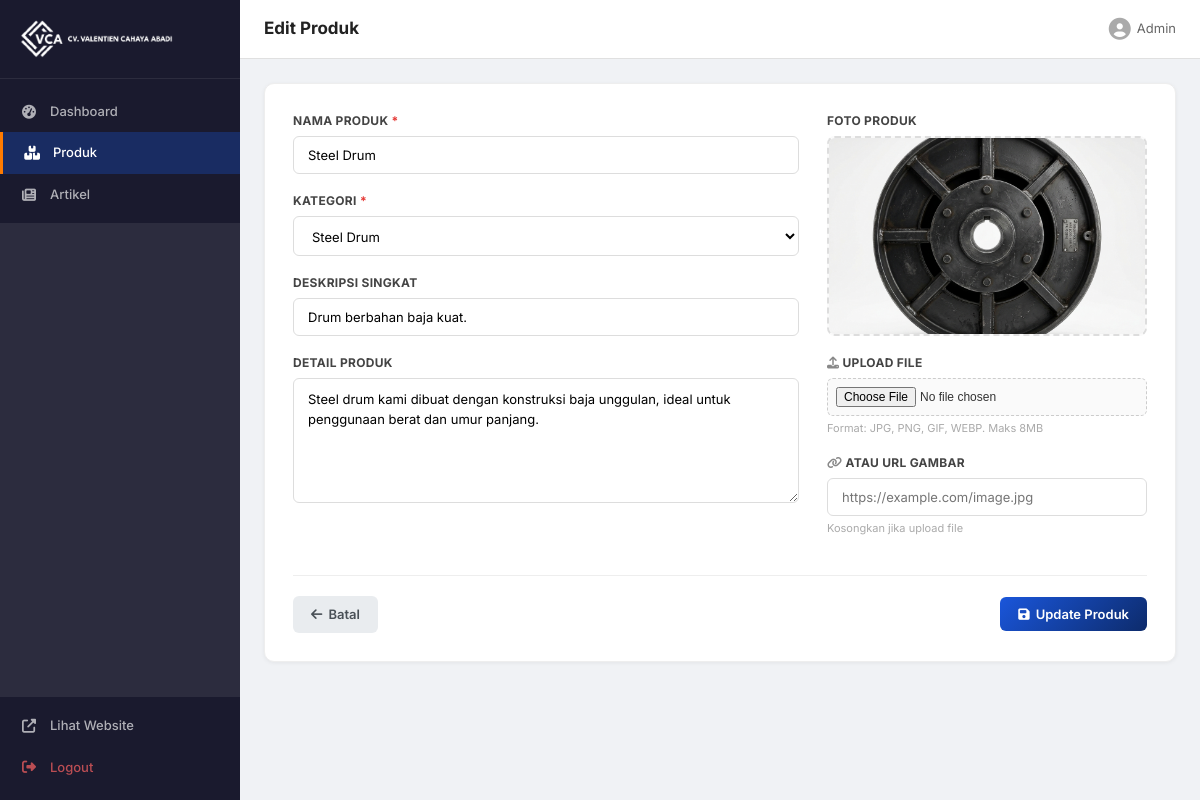
/admin/products/edit/1 (signed in), run on the app's committed database.
### tables this page shows
CREATE TABLE products (
            id          INTEGER PRIMARY KEY AUTOINCREMENT,
            name        TEXT    NOT NULL,
            category    TEXT    NOT NULL,
            description TEXT,
            detail      TEXT,
            image       TEXT,
            created_at  TIMESTAMP DEFAULT CURRENT_TIMESTAMP,
            FOREIGN KEY (category) REFERENCES categories(slug)
        );

### app.py (the view, shortened to what this page needs)
@app.route("/admin/products/edit/<int:product_id>", methods=["GET", "POST"])
@login_required
def admin_product_edit(product_id):
    db = get_db()
    product = db.execute("SELECT * FROM products WHERE id = ?", (product_id,)).fetchone()
    categories = db.execute("SELECT * FROM categories ORDER BY id").fetchall()
    if not product:
        flash("Produk tidak ditemukan.", "error")
        return redirect(url_for("admin_products"))
    return render_template("admin/product_form.html", categories=categories, product=product)

### app.py (called while the page is built)
def get_db():
    if "db" not in g:
        g.db = sqlite3.connect(DATABASE)
        g.db.row_factory = sqlite3.Row
    return g.db

def login_required(f):
    @wraps(f)
    def decorated(*args, **kwargs):
        if not session.get("admin_logged_in"):
            flash("Silakan login terlebih dahulu.", "warning")
            return redirect(url_for("admin_login"))
        return f(*args, **kwargs)
    return decorated

### templates/admin/product_form.html (shortened to what this page needs)
{% extends "admin/base.html" %}
{% block page_title %}{{ 'Edit Produk' if product else 'Tambah Produk Baru' }}{% endblock %}
{% block content %}
<div class="form-container">
    <form method="POST" enctype="multipart/form-data"
          action="{{ url_for('admin_product_edit', product_id=product.id) if product else url_for('admin_product_add') }}">
        <div class="form-grid">
            <div class="form-left">
                <div class="form-group">
                    <label for="name">Nama Produk <span class="required">*</span></label>
                    <input type="text" id="name" name="name" value="{{ product.name if product else '' }}" required
                           placeholder="Contoh: Haspel Kayu Standar">
                </div>
                <div class="form-group">
                    <label for="category">Kategori <span class="required">*</span></label>
                    <select id="category" name="category" required>
                        {% for cat in categories %}
                        <option value="{{ cat.slug }}" {{ 'selected' if product and product.category == cat.slug else '' }}>
                            {{ cat.name }}
                        </option>
                        {% endfor %}
                    </select>
                </div>
                <div class="form-group">
                    <label for="description">Deskripsi Singkat</label>
                    <input type="text" id="description" name="description"
                           value="{{ product.description if product else '' }}"
                           placeholder="Contoh: Ukuran: 120cm x 80cm | Bahan: Kayu Keras">
                </div>
                <div class="form-group">
                    <label for="detail">Detail Produk</label>
                    <textarea id="detail" name="detail" rows="5"
                              placeholder="Tulis deskripsi lengkap produk...">{{ product.detail if product else '' }}</textarea>
                </div>
            </div>
            <div class="form-right">
                <div class="form-group">
                    <label>Foto Produk</label>
                    <div class="image-preview" id="image-preview">
                        {% if product and product.image %}
                            {% if product.image.startswith('uploads/') %}
                            <img src="{{ url_for('static', filename=product.image) }}" alt="Preview" id="preview-img">
                            {% else %}
                            <img src="{{ product.image }}" alt="Preview" id="preview-img">
                            {% endif %}
                        {% else %}
                        <div class="preview-placeholder" id="preview-placeholder">
                            <i class="fas fa-cloud-upload-alt"></i>
                            <p>Upload foto produk</p>
                        </div>
                        {% endif %}
                    </div>
                </div>
                <div class="form-group">
                    <label for="image_file"><i class="fas fa-upload"></i> Upload File</label>
                    <input type="file" id="image_file" name="image_file" accept="image/*" onchange="previewFile(this)">
                    <small class="form-hint">Format: JPG, PNG, GIF, WEBP. Maks 8MB</small>
                </div>
                <div class="form-group">
                    <label for="image_url"><i class="fas fa-link"></i> Atau URL Gambar</label>
                    <input type="text" id="image_url" name="image_url"
                           value="{{ product.image if product and product.image and not product.image.startswith('uploads/') else '' }}"
                           placeholder="https://example.com/image.jpg">
                    <small class="form-hint">Kosongkan jika upload file</small>
                </div>
            </div>
        </div>
        <div class="form-actions">
            <a href="{{ url_for('admin_products') }}" class="btn btn-secondary">
                <i class="fas fa-arrow-left"></i> Batal
            </a>
            <button type="submit" class="btn btn-primary">
                <i class="fas fa-save"></i> {{ 'Update Produk' if product else 'Simpan Produk' }}
            </button>
        </div>
    </form>
</div>
{% endblock %}

### static/admin.css (style rules this page uses)
*,*::before,*::after { margin:0; padding:0; box-sizing:border-box; }
body { font-family: 'Inter', 'Segoe UI', sans-serif; background: #f0f2f5; color: #333; line-height: 1.5; }
.btn { display: inline-flex; align-items: center; gap: 6px; padding: 9px 18px; font-size: 13px; font-weight: 600; font-family: inherit; border: none; border-radius: 6px; cursor: pointer; transition: all 0.15s; text-decoration: none; }
.btn-primary { background: linear-gradient(135deg, #1a56db, #0d2b6b); color: #fff; }
.btn-secondary { background: #e9ecef; color: #495057; }
.form-container { background: #fff; border-radius: 10px; padding: 28px; box-shadow: 0 1px 4px rgba(0,0,0,0.06); border: 1px solid #eee; }
.form-grid { display: grid; grid-template-columns: 1fr 320px; gap: 28px; }
.form-group { margin-bottom: 18px; }
.form-group label { display: block; font-size: 12px; font-weight: 700; color: #444; margin-bottom: 6px; text-transform: uppercase; letter-spacing: 0.3px; }
.form-group label i { color: #888; }
.required { color: #e53935; }
.form-group input[type="text"], .form-group input[type="password"], .form-group textarea, .form-group select { width: 100%; padding: 10px 14px; border: 1px solid #ddd; border-radius: 6px; font-size: 13px; font-family: inherit; outline: none; transition: border-color 0.2s, box-shadow 0.2s; background: #fff; }
.form-group textarea { resize: vertical; line-height: 1.6; }
.form-group input[type="file"] { width: 100%; padding: 8px; font-size: 12px; border: 1px dashed #ccc; border-radius: 6px; background: #fafafa; cursor: pointer; }
.form-hint { display: block; font-size: 11px; color: #aaa; margin-top: 4px; }
.image-preview { width: 100%; height: 200px; border: 2px dashed #ddd; border-radius: 8px; overflow: hidden; display: flex; align-items: center; justify-content: center; background: #fafafa; margin-bottom: 12px; }
.image-preview img { width: 100%; height: 100%; object-fit: cover; }
.form-actions { display: flex; justify-content: space-between; align-items: center; padding-top: 20px; margin-top: 20px; border-top: 1px solid #eee; }

### data on the page
products: name "Steel Drum", description "Drum berbahan baja kuat.", detail "Steel drum kami dibuat dengan konstruksi baja unggulan, ideal untuk penggunaan berat dan umur panjang.", image (picture)

### other printed values
{{ 'Edit Produk' if product else 'Tambah Produk Baru' }} "Edit Produk"
{{ 'Update Produk' if product else 'Simpan Produk' }} "Update Produk"
form field category "Steel Drum"
